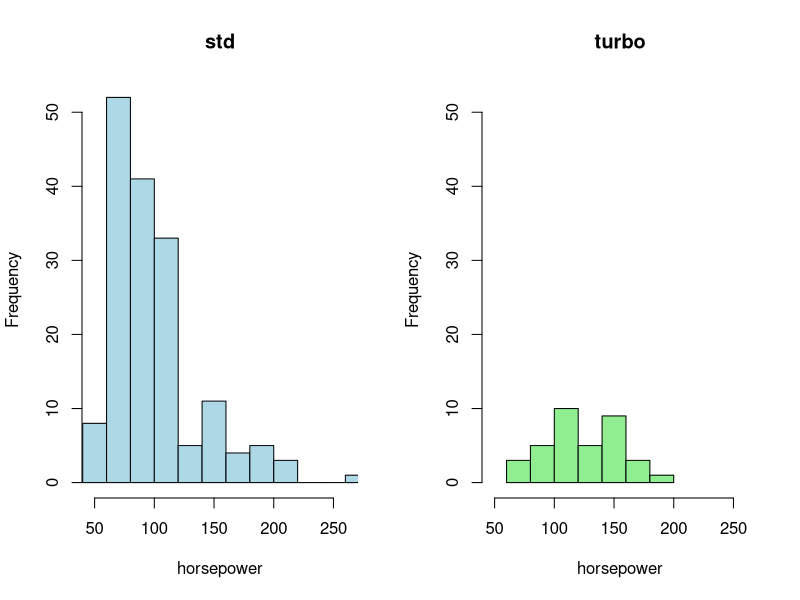
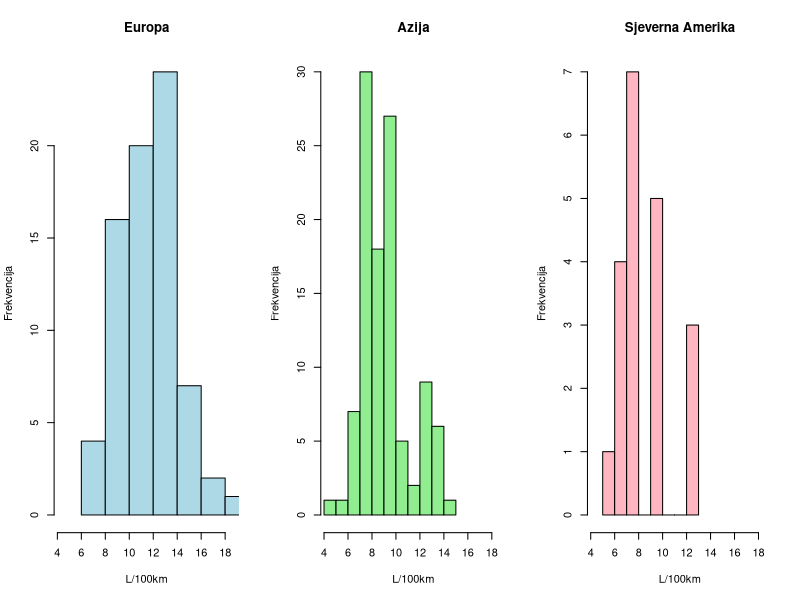
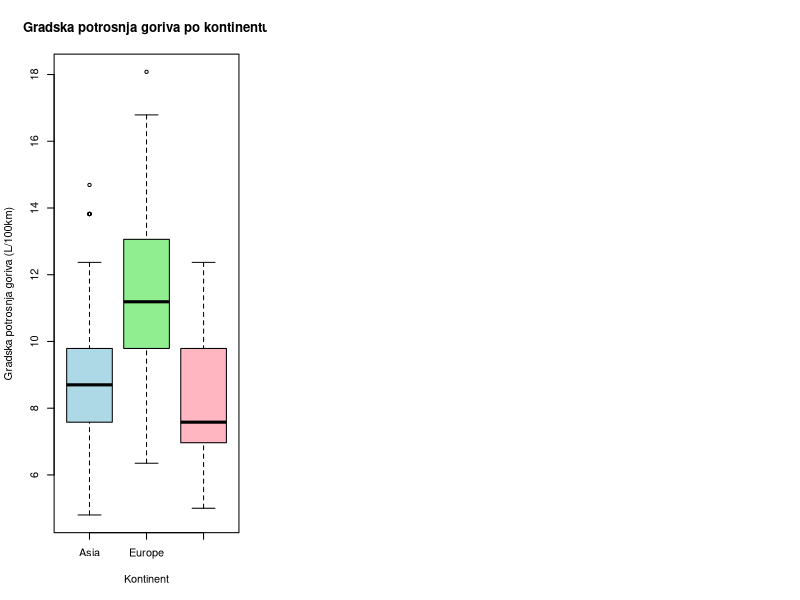
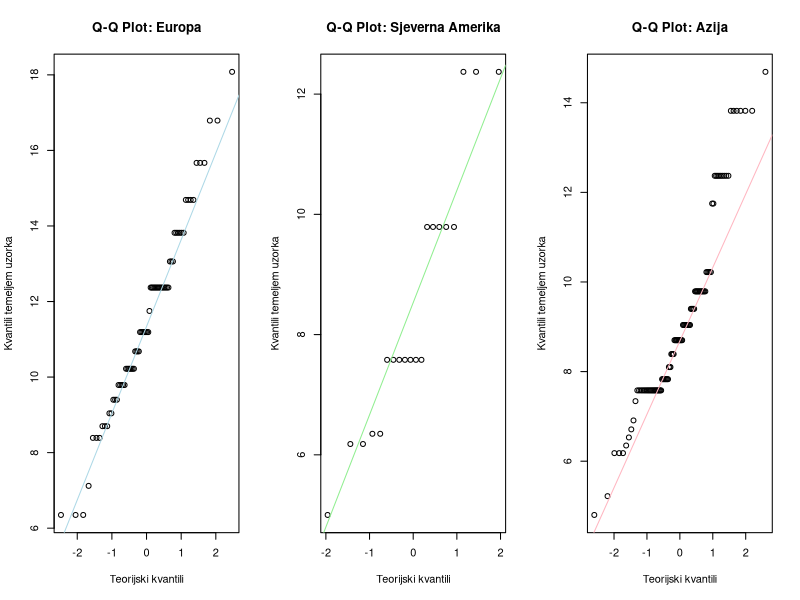
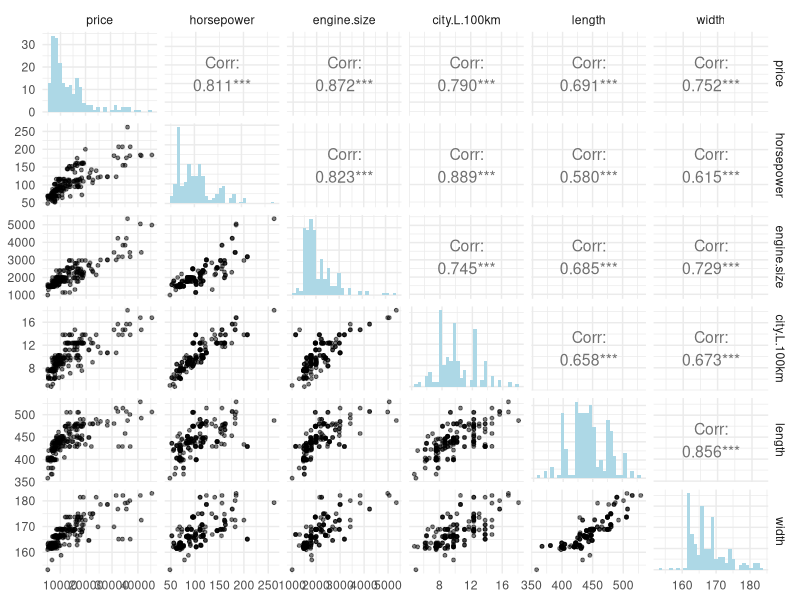
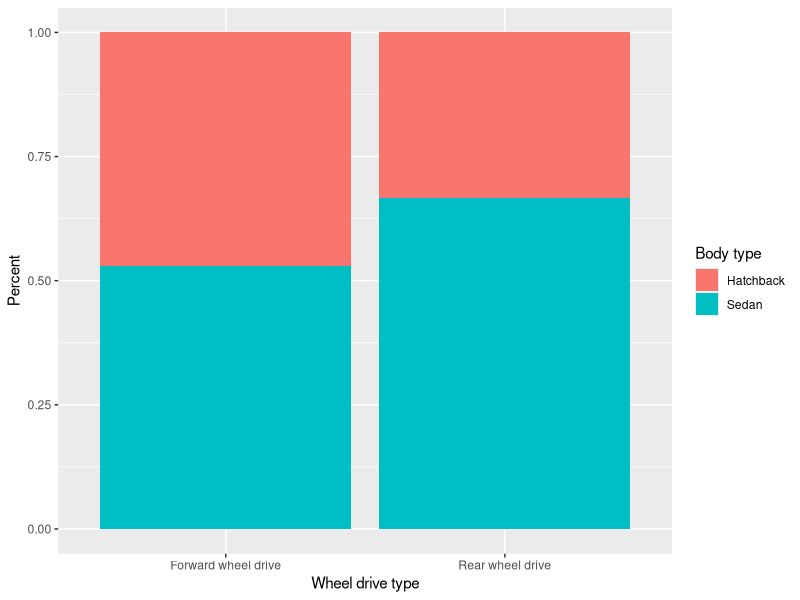

Write R code to recreate these figures, in order.
## ---- chunk 1
knitr::opts_chunk$set(echo = TRUE)
set.seed(0)
## ---- chunk 2
#učitavanje libraryja
library(dplyr)
set.seed(0)
#postavi na svoje vrijednosti
path = "D:/C/R/files/Cars/"
## ---- chunk 3

# Učitavanje dataseta
my_cars <- read.csv("car_specifications.csv")
## ---- chunk 4

dim(my_cars)

names(my_cars)

## ---- chunk 5

head(my_cars)

## ---- chunk 6
summary.result1 <- my_cars %>% 
  group_by(aspiration) %>% 
  summarise(
    count = n(),
    mean_horsepower = mean(horsepower, na.rm = TRUE),
    median_horsepower = median(horsepower, na.rm = TRUE),
    sd_horsepower = sd(horsepower, na.rm = TRUE),
    min_horsepower = min(horsepower, na.rm = TRUE),
    max_horsepower = max(horsepower, na.rm = TRUE),
    q25 = quantile(horsepower, 0.25, na.rm = TRUE),
    q75 = quantile(horsepower, 0.75, na.rm = TRUE)
  )

summary.result1

## ---- chunk 7
clean_horsepower_std <- na.omit(my_cars[my_cars$aspiration == "std", ]$horsepower)
clean_horsepower_turbo <- na.omit(my_cars[my_cars$aspiration == "turbo", ]$horsepower)

xrange <- range(c(clean_horsepower_std, clean_horsepower_turbo))

ymax <- max(
  hist(clean_horsepower_std, plot = FALSE)$counts,
  hist(clean_horsepower_turbo, plot = FALSE)$counts
)

par(mfrow = c(1, 2))

hist(clean_horsepower_std,
     main = "std",
     xlab = "horsepower",
     ylab = "Frequency",
     col = "lightblue",
     border = "black",
     xlim = xrange,
     ylim = c(0, ymax))

hist(clean_horsepower_turbo,
     main = "turbo",
     xlab = "horsepower",
     ylab = "Frequency",
     col = "lightgreen",
     border = "black",
     xlim = xrange,
     ylim = c(0, ymax))

## ---- chunk 8
wilcox.test(clean_horsepower_turbo,
            clean_horsepower_std,
            alternative = "greater", 
            conf.int = TRUE)
## ---- chunk 9
grouped <- group_by(my_cars, continent)

summary.result1 <- summarise(
  grouped,
  count = n(),
  mean_city = mean(city.L.100km, na.rm = TRUE),
  median_city = median(city.L.100km, na.rm = TRUE),
  sd_city = sd(city.L.100km, na.rm = TRUE),
  min_city = min(city.L.100km, na.rm = TRUE),
  max_city = max(city.L.100km, na.rm = TRUE),
  q25 = quantile(city.L.100km, 0.25, na.rm = TRUE),
  q75 = quantile(city.L.100km, 0.75, na.rm = TRUE)
)
summary.result1
## ---- chunk 10
xrange <- range(my_cars$city.L.100km) + c(-0.5, 0.5)
ymax <- max(
  hist(my_cars[my_cars$continent == "Europe", ]$city.L.100km, plot = FALSE)$counts,
  hist(my_cars[my_cars$continent == "Asia", ]$city.L.100km, plot = FALSE)$counts,
  hist(my_cars[my_cars$continent == "North America", ]$city.L.100km, plot = FALSE)$counts
)

par(mfrow = c(1, 3))

hist(my_cars[my_cars$continent == "Europe", ]$city.L.100km,
     main = "Europa",
     xlab = "L/100km",
     ylab = "Frekvencija",
     col = "lightblue",
     border = "black",
     xlim = xrange)

hist(my_cars[my_cars$continent == "Asia", ]$city.L.100km,
     main = "Azija",
     xlab = "L/100km",
     ylab = "Frekvencija",
     col = "lightgreen",
     border = "black",
     xlim = xrange)

hist(my_cars[my_cars$continent == "North America", ]$city.L.100km,
     main = "Sjeverna Amerika",
     xlab = "L/100km",
     ylab = "Frekvencija",
     col = "lightpink",
     border = "black",
     xlim = xrange)
## ---- chunk 11
boxplot(city.L.100km ~ continent, data = my_cars,
        main = "Gradska potrosnja goriva po kontinentu",
        xlab = "Kontinent",
        ylab = "Gradska potrosnja goriva (L/100km)",
        col = c("lightblue", "lightgreen", "lightpink"),
        family="Helvetica")
## ---- chunk 12
par(mfrow = c(1, 3))

# Q-Q plot za Europu
qqnorm(my_cars$city.L.100km[my_cars$continent == "Europe"], 
       main = "Q-Q Plot: Europa", 
       xlab = "Teorijski kvantili", 
       ylab = "Kvantili temeljem uzorka")
qqline(my_cars$city.L.100km[my_cars$continent == "Europe"], col = "lightblue")

# Q-Q plot za Sjevernu Ameriku
qqnorm(my_cars$city.L.100km[my_cars$continent == "North America"], 
       main = "Q-Q Plot: Sjeverna Amerika", 
       xlab = "Teorijski kvantili", 
       ylab = "Kvantili temeljem uzorka")
qqline(my_cars$city.L.100km[my_cars$continent == "North America"], col = "lightgreen")

# Q-Q plot za Aziju
qqnorm(my_cars$city.L.100km[my_cars$continent == "Asia"], 
       main = "Q-Q Plot: Azija", 
       xlab ="Teorijski kvantili", 
       ylab = "Kvantili temeljem uzorka")
qqline(my_cars$city.L.100km[my_cars$continent == "Asia"], col = "lightpink")

## ---- chunk 13
my_cars$continent <- as.factor(my_cars$continent)
kruskal.test(city.L.100km ~ continent, data = my_cars)
## ---- chunk 14
pairwise.wilcox.test(my_cars$city.L.100km, 
                     my_cars$continent,
                     p.adjust.method = "bonferroni")
## ---- chunk 15

set.seed(0)
## ---- chunk 16

## ---- chunk 17
library(dplyr)
library(ggplot2)

cars_model <- my_cars %>%
  select(price, horsepower, engine.size, city.L.100km, length, width)

summary(cars_model)
## ---- chunk 18
library(GGally)

ggpairs(cars_model,
        upper = list(continuous = wrap("cor", size = 4)),
        lower = list(continuous = wrap("points", alpha = 0.5, size = 1)),
        diag = list(continuous = wrap("barDiag", fill = "lightblue"))) +
  theme_minimal()
## ---- chunk 19
model <- lm(
  price ~ horsepower + engine.size + city.L.100km + length + width,
  data = cars_model
)

summary(model)
## ---- chunk 20
model<-lm(
price~ engine.size+width,
data=cars_model
)
summary(model)
## ---- chunk 21
model<-lm(
price~ engine.size+city.L.100km+width,
data=cars_model
)
summary(model)
## ---- chunk 22
model<-lm(
price~ horsepower+width,
data=cars_model
)
summary(model)
## ---- chunk 23
data2 = select(my_cars, c("body.style", "drive.wheels"))
## ---- chunk 24
data2 = na.omit(data2)
## ---- chunk 25
#filtar za tip karoserije
data2 = filter(data2, is.element(body.style, c("hatchback", "sedan")))

#filtar za tip pogona
data2 = filter(data2, is.element(drive.wheels, c("fwd", "rwd")))
## ---- chunk 26
tab = table(data2$body.style, data2$drive.wheels)
tab

#graf
library(ggplot2)
xx = c(rep("Forward wheel drive", 2), rep("Rear wheel drive", 2))
yy = rep(c("Hatchback", "Sedan"), 2)
tabpl = tab[1:4]
datapl = data.frame(tab)
ggplot(datapl, aes(fill=yy, x=xx, y=tabpl)) +
  geom_bar(position = "fill", stat = "identity") +
  xlab("Wheel drive type") +
  ylab("Percent") +
  scale_fill_discrete(name = "Body type")
## ---- chunk 27
result = chisq.test(tab)
result
## ---- chunk 28
round(result$expected)
## ---- chunk 29
tab
